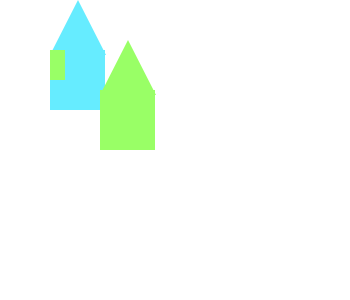
Frame 1 (no input)
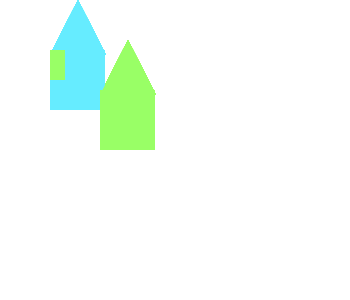
Frame 60 (the mouse pressed at the canvas centre just before this capture)
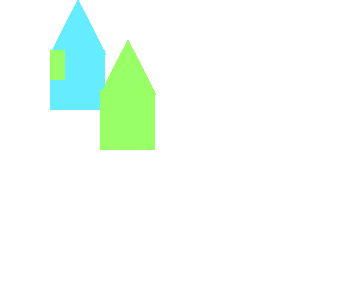
Frame 120 (the mouse held since frame 60 and released just before this capture)

The Processing sketch that drew these frames (run headless with seeded random() and noise(); from frame 60 on, the mouse is pressed at the canvas centre):

// Processing sketch: processing_172374
// ── processing_172374.pde

void setup() {
background(255);
size(350, 300);
}

void draw() {
fill(102, 236, 255);
noStroke();
rect(50, 50, 55, 60);
fill(153, 255, 102);
noStroke();
rect(100, 90, 55, 60);
int x=20;
int y=20;
int a=20;
int b=70;
fill(102, 236, 255);
noStroke();
triangle(30+y, 75-x, 58+y, 20-x, 86+y, 75-x);
fill(153, 255, 102);
noStroke();
triangle(30+b, 75+a, 58+b, 20+a, 86+b, 75+a);
rect(50,50,15,30);
}
